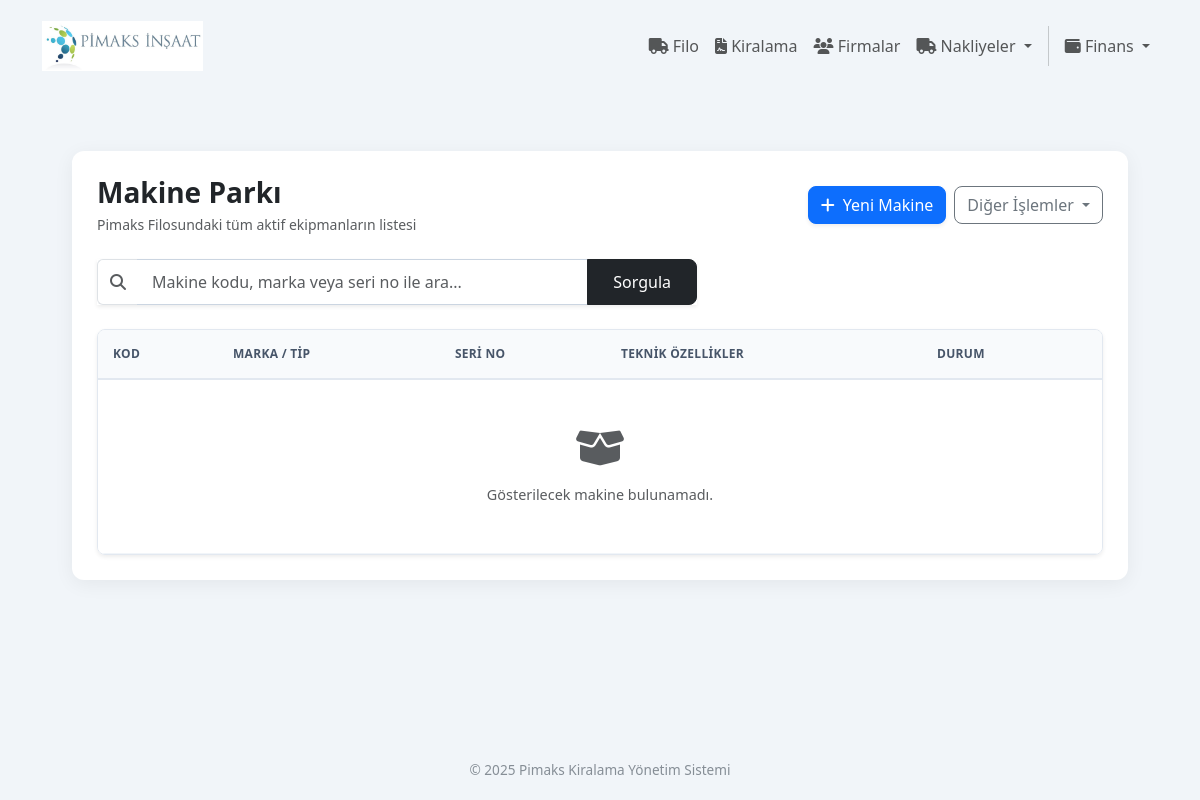
The app's page /filo/index, older data.
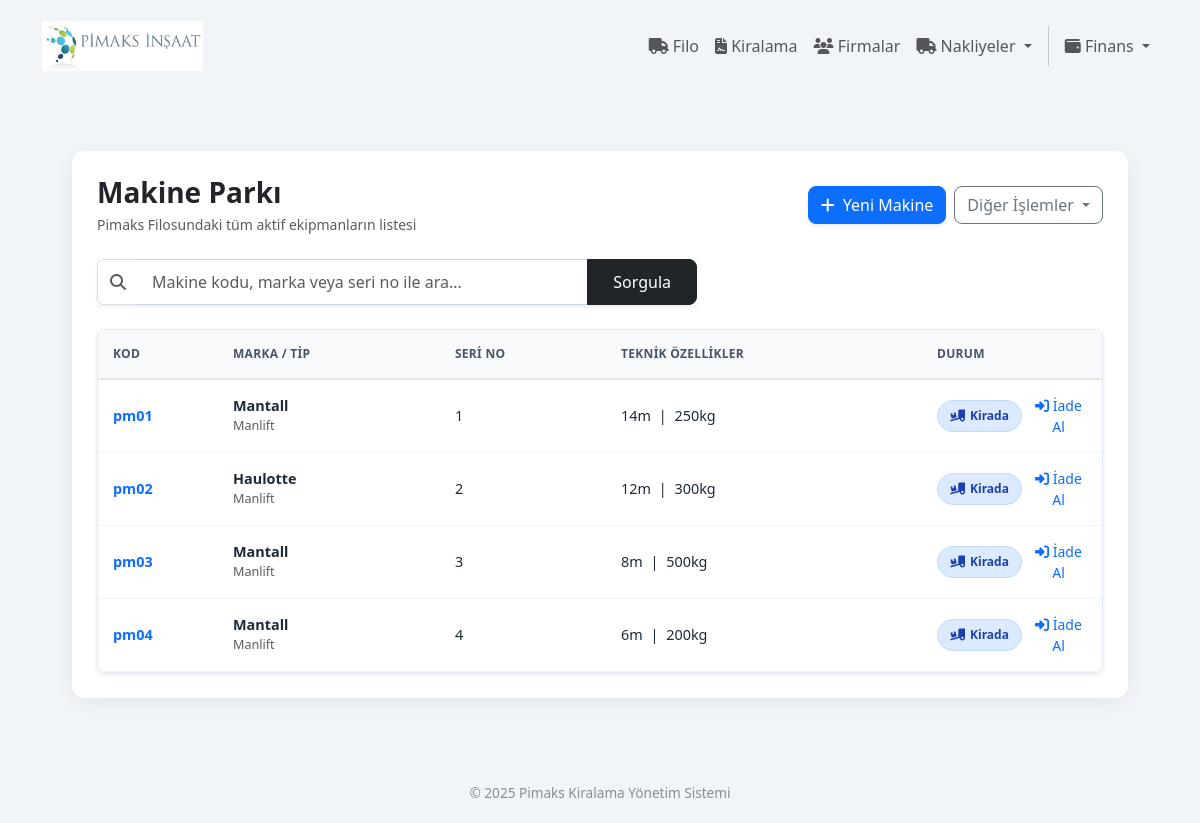
The same page, newer data.
### app/filo/models.py (models this page shows, shortened)
class Ekipman(db.Model):
    __tablename__ = 'ekipman'
    id = db.Column(db.Integer, primary_key=True)
    kod = db.Column(db.String(100), unique=True, nullable=False, index=True)
    yakit = db.Column(db.String(50), nullable=False, default='')
    tipi = db.Column(db.String(100), nullable=False, default='')
    marka = db.Column(db.String(100), nullable=False)
    model = db.Column(db.String(100), nullable=True, default='')
    seri_no = db.Column(db.String(100), nullable=False, index=True)
    calisma_yuksekligi = db.Column(db.Integer, nullable=False)
    kaldirma_kapasitesi = db.Column(db.Integer, nullable=False)
    uretim_tarihi = db.Column(db.String(100), nullable=False)
    calisma_durumu = db.Column(db.String(50), nullable=False, default='bosta')
    giris_maliyeti = db.Column(db.String(50), nullable=True, default='0')
    para_birimi = db.Column(db.String(3), nullable=False, default='TRY')
    is_active = db.Column(db.Boolean, default=True, nullable=False)
    firma_tedarikci_id = db.Column(db.Integer, db.ForeignKey('firma.id'), nullable=True)
    firma_tedarikci = db.relationship('Firma', back_populates='tedarik_edilen_ekipmanlar', foreign_keys=[firma_tedarikci_id])
    kiralama_kalemleri = db.relationship(
        'KiralamaKalemi',
        back_populates='ekipman',
        foreign_keys='KiralamaKalemi.ekipman_id',
        cascade="all, delete-orphan"
    )
    bakim_kayitlari = db.relationship('BakimKaydi', back_populates='ekipman', cascade="all, delete-orphan")
    __table_args__ = (db.UniqueConstraint('firma_tedarikci_id', 'seri_no', name='_tedarikci_seri_no_uc'),)
    swap_cikis_kayitlari = db.relationship('MakineDegisim', foreign_keys='MakineDegisim.eski_ekipman_id', backref='eski_ekipman', lazy='dynamic')
    swap_giris_kayitlari = db.relationship('MakineDegisim', foreign_keys='MakineDegisim.yeni_ekipman_id', backref='yeni_ekipman', lazy='dynamic')

### app/filo/routes.py (the view, shortened to what this page needs)
@filo_bp.route('/')
@filo_bp.route('/index')
def index():
    try:
        page = request.args.get('page', 1, type=int)
        q = request.args.get('q', '', type=str)
        base_query = Ekipman.query.filter(
            and_(
                Ekipman.firma_tedarikci_id.is_(None),
                Ekipman.is_active == True
            )
        ).options(
            subqueryload(Ekipman.kiralama_kalemleri).options(
                joinedload(KiralamaKalemi.kiralama).joinedload(Kiralama.firma_musteri)
            )
        )
        pagination = base_query.order_by(Ekipman.kod).paginate(
            page=page, per_page=25, error_out=False
        )
        ekipmanlar = pagination.items
        for ekipman in ekipmanlar:
            ekipman.aktif_kiralama_bilgisi = None
            if ekipman.calisma_durumu == 'kirada':
                aktif_kalemler = [k for k in ekipman.kiralama_kalemleri if not k.sonlandirildi]
                if aktif_kalemler:
                    ekipman.aktif_kiralama_bilgisi = max(aktif_kalemler, key=lambda k: k.id)
    except Exception as e:
        flash(f"Hata: {str(e)}", "danger")
        ekipmanlar = []
        pagination = None
        q = q
    return render_template('filo/index.html', ekipmanlar=ekipmanlar, pagination=pagination, q=q)

### app/templates/filo/index.html (shortened to what this page needs)
{% extends "base.html" %}
{% block content %}
<div class="container-fluid">
    <div class="filo-card">
        <div class="d-flex justify-content-between align-items-center mb-4 flex-wrap gap-3">
            <div>
                <h1 class="h3 fw-bold text-slate-800 mb-1">Makine Parkı</h1>
                <p class="text-muted small mb-0">Pimaks Filosundaki tüm aktif ekipmanların listesi</p>
            </div>
            <div class="d-flex gap-2">
                <a href="{{ url_for('filo.ekle') }}" class="btn btn-primary shadow-sm rounded-3">
                    <i class="fas fa-plus me-2"></i>Yeni Makine
                </a>
                <div class="dropdown">
                    <button class="btn btn-outline-secondary dropdown-toggle rounded-3" type="button" data-bs-toggle="dropdown">
                        Diğer İşlemler
                    </button>
                </div>
            </div>
        </div>
        <form method="GET" action="{{ url_for('filo.index') }}" class="mb-4">
            <div class="input-group shadow-sm" style="max-width: 600px;">
                <span class="input-group-text bg-white border-end-0"><i class="fas fa-search text-muted"></i></span>
                <input type="text" name="q" class="form-control search-input border-start-0"
                       placeholder="Makine kodu, marka veya seri no ile ara..." value="{{ q or '' }}">
                <button type="submit" class="btn btn-dark search-btn font-weight-bold">Sorgula</button>
            </div>
        </form>
        <div class="table-container shadow-sm">
            <table class="table table-hover mb-0">
                <thead>
                    <tr>
                        <th style="width: 120px;">Kod</th>
                        <th>Marka / Tip</th>
                        <th>Seri No</th>
                        <th>Teknik Özellikler</th>
                        <th style="width: 180px;">Durum</th>
                    </tr>
                </thead>
                <tbody>
                    {% for ekipman in ekipmanlar %}
                    <tr class="ekipman-satiri"
                        data-ekipman-id="{{ ekipman.id }}"
                        data-ekipman-kod="{{ ekipman.kod }}"
                        data-durum="{{ ekipman.calisma_durumu }}"
                        data-duzenle-url="{{ url_for('filo.duzelt', id=ekipman.id) }}"
                        data-sil-url="{{ url_for('filo.sil', id=ekipman.id) }}"
                        data-bilgi-url="{{ url_for('filo.bilgi', id=ekipman.id) }}"
                        data-kirala-url="{{ url_for('kiralama.ekle', ekipman_id=ekipman.id) }}"
                        data-csrf-token="{{ csrf_token() }}">
                        <td class="fw-bold text-primary">{{ ekipman.kod }}</td>
                        <td>
                            <div class="fw-bold">{{ ekipman.marka }}</div>
                            <div class="text-muted small">{{ ekipman.tipi }}</div>
                        </td>
                        <td class="text-monospace">{{ ekipman.seri_no }}</td>
                        <td>
                            <span class="text-slate-600">{{ ekipman.calisma_yuksekligi }}m</span>
                            <span class="mx-1 text-slate-300">|</span>
                            <span class="text-slate-600">{{ ekipman.kaldirma_kapasitesi }}kg</span>
                        </td>
                        <td>
                            {% if ekipman.calisma_durumu == 'kirada' %}
                                <div class="d-flex align-items-center">
                                    <span class="badge-status bg-kirada"><i class="fas fa-truck-loading"></i> Kirada</span>
                                    <button type="button" class="btn btn-link btn-sm text-decoration-none sonlandir-buton ms-2 p-0"
                                            data-id="{{ ekipman.id }}" data-kod="{{ ekipman.kod }}" title="Kiralamayı Bitir">
                                        <i class="fas fa-sign-in-alt"></i> İade Al
                                    </button>
                                </div>
                            {% elif ekipman.calisma_durumu == 'serviste' %}
                                <span class="badge-status bg-serviste"><i class="fas fa-wrench"></i> Serviste</span>
                            {% else %}
                                <span class="badge-status bg-bosta"><i class="fas fa-check-circle"></i> Boşta</span>
                            {% endif %}
                        </td>
                    </tr>
                    {% else %}
                    <tr>
                        <td colspan="5" class="text-center py-5 text-muted italic">
                            <i class="fas fa-box-open d-block mb-3 fs-1"></i>
                            Gösterilecek makine bulunamadı.
                        </td>
                    </tr>
                    {% endfor %}
                </tbody>
            </table>
        </div>
    </div>
</div>
{% endblock %}

### app/templates/base.html (shortened to what this page needs)
<!DOCTYPE html>
<html lang="tr">
<head>
    <link href="{{ url_for('static', filename='css/bootstrap.min.css') }}" rel="stylesheet">
    <link rel="stylesheet" href="https://cdnjs.cloudflare.com/ajax/libs/font-awesome/6.4.0/css/all.min.css">
</head>
<body>
    <nav class="navbar navbar-expand-lg navbar-light mb-4">
        <div class="container">
            <a class="navbar-brand" href="{{ url_for('main.index') }}">
                <img src="{{ url_for('static', filename='img/logo.JPG') }}"
                      alt="Pimaks Logo"
                      class="navbar-logo"
                      onerror="this.onerror=null; this.src='/static/img/placeholder.png';">
            </a>
            <div class="collapse navbar-collapse" id="navbarNav">
                <ul class="navbar-nav ms-auto">
                    <li class="nav-item">
                        <a class="nav-link" href="{{ url_for('filo.index') }}"><i class="fa fa-truck"></i> Filo</a>
                    </li>
                    <li class="nav-item">
                        <a class="nav-link" href="{{ url_for('kiralama.index') }}"><i class="fa fa-file-contract"></i> Kiralama</a>
                    </li>
                    <li class="nav-item">
                        <a class="nav-link" href="{{ url_for('firmalar.index') }}"><i class="fa fa-users"></i> Firmalar</a>
                    </li>
                    <li class="nav-item dropdown">
                    <a class="nav-link dropdown-toggle" href="#" id="navbarNakliyeler" role="button" data-bs-toggle="dropdown" aria-expanded="false">
                    <i class="fas fa-truck"></i> Nakliyeler
                    </a>
                    </li>
                     <li class="nav-item dropdown">
                        <a class="nav-link dropdown-toggle" href="#" id="navbarDropdown" role="button" data-bs-toggle="dropdown">
                            <i class="fa fa-wallet"></i> Finans
                        </a>
                    </li>
                </ul>
            </div>
        </div>
    </nav>
    <div class="container main-content">
        {% block content %}{% endblock %}
    </div>
    <footer>
        <div class="container">
            &copy; 2025 Pimaks Kiralama Yönetim Sistemi
        </div>
    </footer>
</body>
</html>

### app/templates/base.html (style rules this page uses)
body { font-family: 'Segoe UI', Tahoma, Geneva, Verdana, sans-serif; background-color: #f8f9fa; min-height: 100vh; display: flex; flex-direction: column; }
.navbar { padding-top: 1rem; padding-bottom: 1rem; }
.navbar-brand { font-weight: 600; letter-spacing: 0.5px; display: flex; align-items: center; color: #333 !important; }
.navbar-logo { height: 50px; width: auto; margin-right: 10px; object-fit: contain; }
.main-content { flex: 1; padding-bottom: 40px; padding-top: 10px; }
footer { background-color: transparent; color: #868e96; padding: 20px 0; text-align: center; font-size: 0.85em; margin-top: auto; border: none; }

### app/templates/filo/index.html (style rules this page uses)
.container-fluid { max-width: 1600px; margin: 25px auto; padding: 0 30px; }
body { background-color: #f1f5f9; font-family: 'Segoe UI', system-ui, -apple-system, sans-serif; }
.filo-card { background: #fff; border-radius: 12px; box-shadow: 0 4px 20px rgba(0,0,0,0.06); border: none; padding: 25px; }
.table-container { border-radius: 8px; overflow: hidden; border: 1px solid #e2e8f0; }
.table thead th { background-color: #f8fafc; color: #475569; font-weight: 600; text-transform: uppercase; font-size: 0.75rem; letter-spacing: 0.025em; padding: 15px; border-bottom: 2px solid #e2e8f0; }
.table tbody td { padding: 14px 15px; vertical-align: middle; color: #1e293b; font-size: 0.9rem; border-bottom: 1px solid #f1f5f9; }
.ekipman-satiri { transition: all 0.2s ease; cursor: context-menu; }
.badge-status { padding: 6px 12px; border-radius: 20px; font-weight: 600; font-size: 0.75rem; display: inline-flex; align-items: center; gap: 5px; }
.bg-kirada { background-color: #dbeafe; color: #1e40af; border: 1px solid #bfdbfe; }
.search-input { border-radius: 8px 0 0 8px; border: 1px solid #cbd5e1; padding: 10px 15px; }
.search-btn { border-radius: 0 8px 8px 0; padding: 10px 25px; }

Row changes from the older to the newer data that the page shows:
added Ekipman: kod "pm01", marka "Mantall", tipi "Manlift", seri_no "1", calisma_yuksekligi "14", kaldirma_kapasitesi "250"
added Ekipman: kod "pm02", marka "Haulotte", tipi "Manlift", seri_no "2", calisma_yuksekligi "12", kaldirma_kapasitesi "300"
added Ekipman: kod "pm03", marka "Mantall", tipi "Manlift", seri_no "3", calisma_yuksekligi "8", kaldirma_kapasitesi "500"
added Ekipman: kod "pm04", marka "Mantall", tipi "Manlift", seri_no "4", calisma_yuksekligi "6", kaldirma_kapasitesi "200"
Text that changed along with them:
text no longer shown: "Gösterilecek makine bulunamadı."
